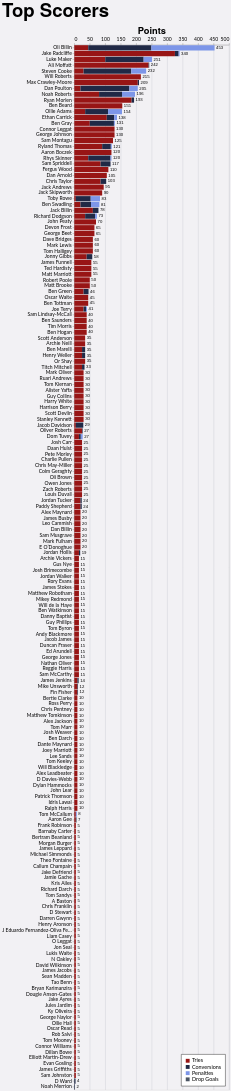

Describe this chart as a Vega-Lite specification.
### Vega-Lite specification from a JSON file in a GitHub repository (floating-point values rounded to 4 significant figures; data arrays with more than 128 entries replaced by an {"elided": "..."} marker saying what was removed)
{"config": {"axis": {"labelFont": "Lato, sans-serif", "titleFont": "PT Sans Narrow, Helvetica Neue, Helvetica, Arial, sans-serif", "labelFontSize": 13, "titleFontSize": 24, "gridColor": "#202947", "gridOpacity": 0.2}, "header": {"labelFont": "PT Sans Narrow, Helvetica Neue, Helvetica, Arial, sans-serif", "titleFont": "PT Sans Narrow, Helvetica Neue, Helvetica, Arial, sans-serif", "labelFontSize": 24, "titleFontSize": 28, "labelFontWeight": "bold", "orient": "left"}, "legend": {"labelFont": "Lato, sans-serif", "titleFont": "PT Sans Narrow, Helvetica Neue, Helvetica, Arial, sans-serif", "labelFontSize": 14, "titleFontSize": 16, "titlePadding": 5, "fillColor": "white", "strokeColor": "black", "padding": 10, "titleFontWeight": "lighter", "titleFontStyle": "italic", "titleColor": "gray", "offset": 10}, "title": {"font": "PT Sans Narrow, Helvetica Neue, Helvetica, Arial, sans-serif", "fontSize": 48, "fontWeight": "bold", "anchor": "start", "align": "center", "titlePadding": 20, "subtitlePadding": 10, "subtitleFontSize": 13, "subtitleColor": "", "subtitleFontStyle": "italic", "offset": 15, "color": "black"}, "axisX": {"labelAngle": 0}, "facet": {"title": null, "header": null, "align": {"row": "each", "column": "each"}}, "resolve": {"scale": {"y": "independent", "facet": "independent"}}, "background": "#f2f1f4"}, "layer": [{"mark": {"type": "bar"}, "encoding": {"color": {"field": "component", "legend": {"orient": "bottom-right", "title": null}, "scale": {"domain": ["Tries", "Conversions", "Penalties", "Drop Goals"], "range": ["#981515", "#202946", "#7d96e8", "#4b5563"]}, "type": "nominal"}, "order": {"field": "component_order", "sort": "ascending", "type": "quantitative"}, "tooltip": [{"field": "player", "title": "Player", "type": "nominal"}, {"field": "component", "title": "Score Type", "type": "nominal"}, {"aggregate": "sum", "field": "value", "title": "Value", "type": "quantitative"}, {"aggregate": "max", "field": "player_total", "title": "Total", "type": "quantitative"}], "x": {"aggregate": "sum", "axis": {"orient": "top", "title": "Points"}, "field": "value", "type": "quantitative"}, "y": {"field": "player", "sort": {"field": "player_total", "op": "max", "order": "descending"}, "title": null, "type": "nominal"}}}, {"mark": {"type": "text", "align": "left", "baseline": "middle", "color": "black", "dx": 4, "fontSize": 11}, "encoding": {"text": {"field": "total_value", "format": ".0f", "type": "quantitative"}, "x": {"axis": {"orient": "top", "title": "Points"}, "field": "total_value", "type": "quantitative"}, "y": {"field": "player", "sort": {"field": "player_total", "op": "max", "order": "descending"}, "title": null, "type": "nominal"}}, "transform": [{"aggregate": [{"op": "sum", "field": "value", "as": "total_value"}, {"op": "max", "field": "player_total", "as": "player_total"}], "groupby": ["player"]}]}], "data": {"name": "data-f498e6abd784916271c3fdb1ce741717"}, "height": {"step": 15}, "params": [{"name": "seasonParam", "value": []}, {"name": "squadParam", "value": "All"}, {"name": "scoreTypeParam", "value": "Total"}], "title": {"text": "Top Scorers"}, "transform": [{"filter": "length(seasonParam) === 0 || indexof(seasonParam, datum.season) >= 0"}, {"filter": "squadParam === \"All\" || datum.squad === squadParam"}, {"filter": "scoreTypeParam === datum.score_type"}, {"joinaggregate": [{"op": "sum", "field": "value", "as": "player_total"}], "groupby": ["player"]}, {"filter": "datum.player_total > 0"}], "width": 400, "$schema": "https://vega.github.io/schema/vega-lite/v5.20.1.json", "datasets": {"data-f498e6abd784916271c3fdb1ce741717": {"elided": "1112 records"}}}
